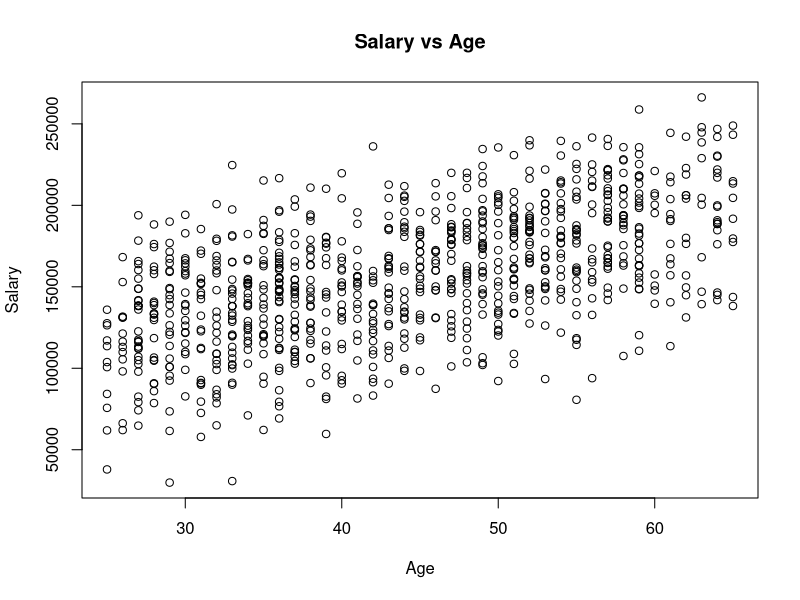

Write the R code that produced this figure.
library(tidyverse)
employees <- read_csv("_build/data/employee_data.csv")
employees$Salary <- parse_number(employees$Salary)
employees$Start_Date <- parse_date(employees$Start_Date, format = "%m/%d/%Y")
degreeLevels <- c("High School", "Associate's", "Bachelor's", "Master's", "Ph.D")
employees$Degree <- parse_factor(employees$Degree, levels = degreeLevels, ordered = TRUE)

head(employees)

plot(employees$Age, employees$Salary, 
        main="Salary vs Age",
        xlab="Age",
        ylab="Salary")

cor(employees$Age, employees$Salary, use = "complete.obs")

print(cor(employees$Age, employees$Salary, use = "complete.obs"))

cor.test(employees$Age, employees$Salary)

cor(employees[,c("Age", "Rating", "Salary")], use = "complete.obs")
